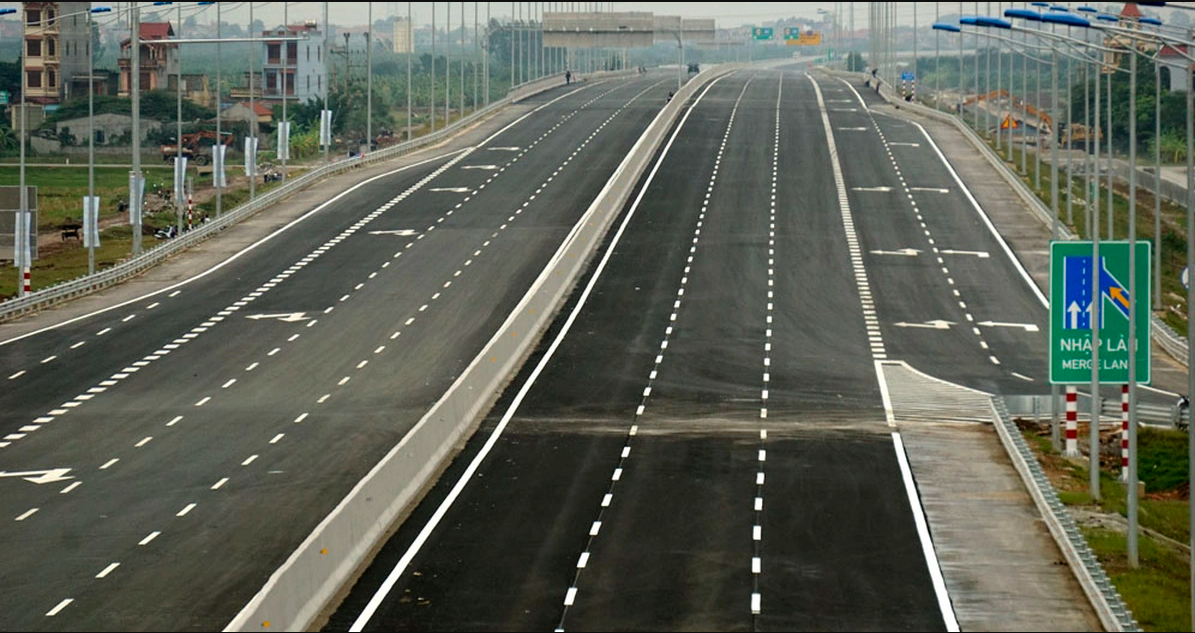
#> input picture nhan dien lan duong/i1.png, 1195 x 633 px
$ python -i main.py   (imports and definitions only)
#> lines starting #> are read from the running program, lines starting #| are printed output that depends on the picture; after the words box and inside, x2 and y2 are one past the last pixel; in counts of white or black regions, pixels touching at a corner belong together
import matplotlib.pyplot as plt
import matplotlib.image as mpimg
import numpy as np
import cv2
from moviepy.editor import VideoFileClip
import math
import os

# Global parameters

# Gaussian smoothing
kernel_size = 3

# Canny Edge Detector
low_threshold = 50
high_threshold = 150

# Region-of-interest vertices
# We want a trapezoid shape, with bottom edge at the bottom of the image
trap_bottom_width = 0.85  # width of bottom edge of trapezoid, expressed as percentage of image width
trap_top_width = 0.07  # ditto for top edge of trapezoid
trap_height = 0.4  # height of the trapezoid expressed as percentage of image height

# Hough Transform
rho = 2 # distance resolution in pixels of the Hough grid
theta = 1 * np.pi/180 # angular resolution in radians of the Hough grid
threshold = 15	 # minimum number of votes (intersections in Hough grid cell)
min_line_length = 10 #minimum number of pixels making up a line
max_line_gap = 20	# maximum gap in pixels between connectable line segments


# Helper functions
def grayscale(img):
	"""Applies the Grayscale transform
	This will return an image with only one color channel
	but NOTE: to see the returned image as grayscale
	you should call plt.imshow(gray, cmap='gray')"""
	return cv2.cvtColor(img, cv2.COLOR_BGR2GRAY)

def canny(img, low_threshold, high_threshold):
	"""Applies the Canny transform"""
	return cv2.Canny(img, low_threshold, high_threshold)

def gaussian_blur(img, kernel_size):
	"""Applies a Gaussian Noise kernel"""
	return cv2.GaussianBlur(img, (kernel_size, kernel_size), 0)

def region_of_interest(img, vertices):
	"""
	Applies an image mask.

	Only keeps the region of the image defined by the polygon
	formed from `vertices`. The rest of the image is set to black.
	"""
	#defining a blank mask to start with
	mask = np.zeros_like(img)

	#defining a 3 channel or 1 channel color to fill the mask with depending on the input image
	if len(img.shape) > 2:
		channel_count = img.shape[2]  # i.e. 3 or 4 depending on your image
		ignore_mask_color = (255,) * channel_count
	else:
		ignore_mask_color = 255

	#filling pixels inside the polygon defined by "vertices" with the fill color
	cv2.fillPoly(mask, vertices, ignore_mask_color)

	#returning the image only where mask pixels are nonzero
	masked_image = cv2.bitwise_and(img, mask)
	return masked_image

def draw_lines(img, lines, color=[255, 0, 0], thickness=10):
	"""
	NOTE: this is the function you might want to use as a starting point once you want to
	average/extrapolate the line segments you detect to map out the full
	extent of the lane (going from the result shown in raw-lines-example.mp4
	to that shown in P1_example.mp4).

	Think about things like separating line segments by their
	slope ((y2-y1)/(x2-x1)) to decide which segments are part of the left
	line vs. the right line.  Then, you can average the position of each of
	the lines and extrapolate to the top and bottom of the lane.

	This function draws `lines` with `color` and `thickness`.
	Lines are drawn on the image inplace (mutates the image).
	If you want to make the lines semi-transparent, think about combining
	this function with the weighted_img() function below
	"""
	# In case of error, don't draw the line(s)
	if lines is None:
		return
	if len(lines) == 0:
		return
	draw_right = True
	draw_left = True

	# Find slopes of all lines
	# But only care about lines where abs(slope) > slope_threshold
	slope_threshold = 0.5
	slopes = []
	new_lines = []
	for line in lines:
		x1, y1, x2, y2 = line[0]  # line = [[x1, y1, x2, y2]]

		# Calculate slope
		if x2 - x1 == 0.:  # corner case, avoiding division by 0
			slope = 999.  # practically infinite slope
		else:
			slope = (y2 - y1) / (x2 - x1)

		# Filter lines based on slope
		if abs(slope) > slope_threshold:
			slopes.append(slope)
			new_lines.append(line)

	lines = new_lines

	# Split lines into right_lines and left_lines, representing the right and left lane lines
	# Right/left lane lines must have positive/negative slope, and be on the right/left half of the image
	right_lines = []
	left_lines = []
	for i, line in enumerate(lines):
		x1, y1, x2, y2 = line[0]
		img_x_center = img.shape[1] / 2  # x coordinate of center of image
		if slopes[i] > 0 and x1 > img_x_center and x2 > img_x_center:
			right_lines.append(line)
		elif slopes[i] < 0 and x1 < img_x_center and x2 < img_x_center:
			left_lines.append(line)

	# Run linear regression to find best fit line for right and left lane lines
	# Right lane lines
	right_lines_x = []
	right_lines_y = []

	for line in right_lines:
		x1, y1, x2, y2 = line[0]

		right_lines_x.append(x1)
		right_lines_x.append(x2)

		right_lines_y.append(y1)
		right_lines_y.append(y2)

	if len(right_lines_x) > 0:
		right_m, right_b = np.polyfit(right_lines_x, right_lines_y, 1)  # y = m*x + b
	else:
		right_m, right_b = 1, 1
		draw_right = False

	# Left lane lines
	left_lines_x = []
	left_lines_y = []

	for line in left_lines:
		x1, y1, x2, y2 = line[0]

		left_lines_x.append(x1)
		left_lines_x.append(x2)

		left_lines_y.append(y1)
		left_lines_y.append(y2)

	if len(left_lines_x) > 0:
		left_m, left_b = np.polyfit(left_lines_x, left_lines_y, 1)  # y = m*x + b
	else:
		left_m, left_b = 1, 1
		draw_left = False

	# Find 2 end points for right and left lines, used for drawing the line
	# y = m*x + b --> x = (y - b)/m
	y1 = img.shape[0]
	y2 = img.shape[0] * (1 - trap_height)

	right_x1 = (y1 - right_b) / right_m
	right_x2 = (y2 - right_b) / right_m

	left_x1 = (y1 - left_b) / left_m
	left_x2 = (y2 - left_b) / left_m

	# Convert calculated end points from float to int
	y1 = int(y1)
	y2 = int(y2)
	right_x1 = int(right_x1)
	right_x2 = int(right_x2)
	left_x1 = int(left_x1)
	left_x2 = int(left_x2)

	# Draw the right and left lines on image
	if draw_right:
		cv2.line(img, (right_x1, y1), (right_x2, y2), color, thickness)
	if draw_left:
		cv2.line(img, (left_x1, y1), (left_x2, y2), color, thickness)

def hough_lines(img, rho, theta, threshold, min_line_len, max_line_gap):
	"""
	`img` should be the output of a Canny transform.

	Returns an image with hough lines drawn.
	"""
	lines = cv2.HoughLinesP(img, rho, theta, threshold, np.array([]), minLineLength=min_line_len, maxLineGap=max_line_gap)
	line_img = np.zeros((*img.shape, 3), dtype=np.uint8)  # 3-channel RGB image
	draw_lines(line_img, lines)
	return line_img

# Python 3 has support for cool math symbols.

def weighted_img(img, initial_img, α=0.8, β=1., λ=0.):
	"""
	`img` is the output of the hough_lines(), An image with lines drawn on it.
	Should be a blank image (all black) with lines drawn on it.

	`initial_img` should be the image before any processing.

	The result image is computed as follows:

	initial_img * α + img * β + λ
	NOTE: initial_img and img must be the same shape!
	"""
	return cv2.addWeighted(initial_img, α, img, β, λ)

def filter_colors(image):
	"""
	Filter the image to include only yellow and white pixels
	"""
	# Filter white pixels
	white_threshold = 200 #130
	lower_white = np.array([white_threshold, white_threshold, white_threshold])
	upper_white = np.array([255, 255, 255])
	white_mask = cv2.inRange(image, lower_white, upper_white)
	white_image = cv2.bitwise_and(image, image, mask=white_mask)

	# Filter yellow pixels
	hsv = cv2.cvtColor(image, cv2.COLOR_BGR2HSV)
	lower_yellow = np.array([90,100,100])
	upper_yellow = np.array([110,255,255])
	yellow_mask = cv2.inRange(hsv, lower_yellow, upper_yellow)
	yellow_image = cv2.bitwise_and(image, image, mask=yellow_mask)

	# Combine the two above images
	image2 = cv2.addWeighted(white_image, 1., yellow_image, 1., 0.)

	return image2

def annotate_image_array(image_in):
	""" Given an image Numpy array, return the annotated image as a Numpy array """
	# Only keep white and yellow pixels in the image, all other pixels become black
	image = filter_colors(image_in)

	# Read in and grayscale the image
	gray = grayscale(image)

	# Apply Gaussian smoothing
	blur_gray = gaussian_blur(gray, kernel_size)

	# Apply Canny Edge Detector
	edges = canny(blur_gray, low_threshold, high_threshold)

	# Create masked edges using trapezoid-shaped region-of-interest
	imshape = image.shape
	vertices = np.array([[\
		((imshape[1] * (1 - trap_bottom_width)) // 2, imshape[0]),\
		((imshape[1] * (1 - trap_top_width)) // 2, imshape[0] - imshape[0] * trap_height),\
		(imshape[1] - (imshape[1] * (1 - trap_top_width)) // 2, imshape[0] - imshape[0] * trap_height),\
		(imshape[1] - (imshape[1] * (1 - trap_bottom_width)) // 2, imshape[0])]]\
		, dtype=np.int32)
	masked_edges = region_of_interest(edges, vertices)

	# Run Hough on edge detected image
	line_image = hough_lines(masked_edges, rho, theta, threshold, min_line_length, max_line_gap)

	# Draw lane lines on the original image
	initial_image = image_in.astype('uint8')
	annotated_image = weighted_img(line_image, initial_image)

	return annotated_image

def annotate_image(input_file, output_file):
	""" Given input_file image, save annotated image to output_file """
	annotated_image = annotate_image_array(mpimg.imread(input_file))
	plt.imsave(output_file, annotated_image)

def annotate_video(input_file, output_file):
	""" Given input_file video, save annotated video to output_file """
	video = VideoFileClip(input_file)
	annotated_video = video.fl_image(annotate_image_array)
	annotated_video.write_videofile(output_file, audio=False)

# End helper functions


# Main script
# [2 lines not run here, left out]
	# [23 lines of commented-out code are left out]

>>> import cv2
>>> picture = cv2.imread('i1.png')
#> picture is the input picture: shape (633, 1195, 3); mean B, G, R 87.8, 99.4, 95
>>> result = annotate_image_array(picture)
#> in filter_colors, `white_mask = cv2.inRange(image, lower_white, upper_white)`:
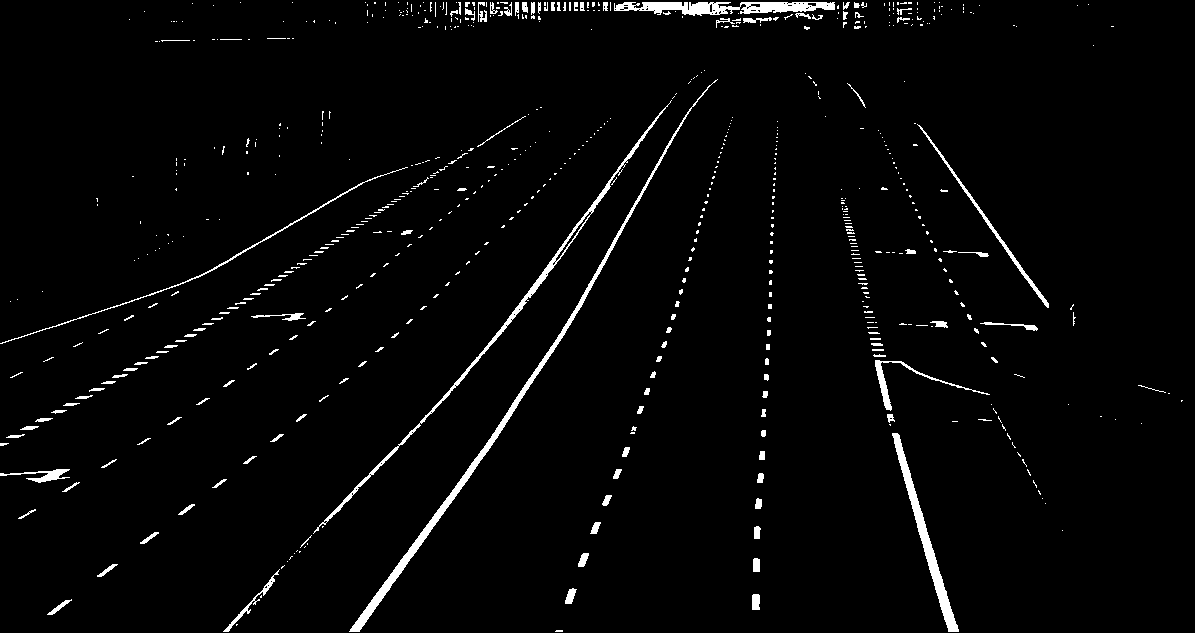
#> white_mask: shape (633, 1195); 2.6% white; 665 white regions (534 under 20 px), largest, box (x1, y1, x2, y2) and area: (349, 79, 718, 632) 3258, (313, 100, 672, 534) 2031, (614, 2, 835, 16) 1864
#> in filter_colors, `hsv = cv2.cvtColor(image, cv2.COLOR_BGR2HSV)`: hsv: shape (633, 1195, 3); mean H, S, V 44.1, 49.2, 101.6
#> in filter_colors, `yellow_mask = cv2.inRange(hsv, lower_yellow, upper_yellow)`:
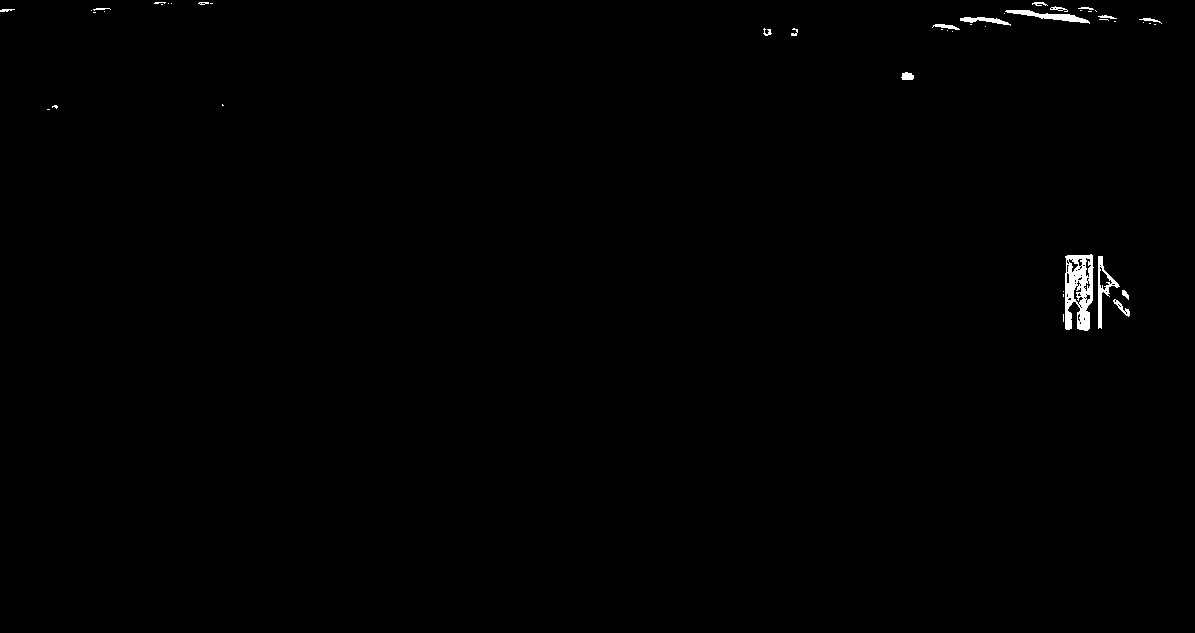
#> yellow_mask: shape (633, 1195); 0.43% white; 46 white regions (28 under 20 px), largest, box (x1, y1, x2, y2) and area: (1065, 254, 1094, 331) 1509, (1005, 10, 1090, 24) 417, (1098, 256, 1120, 329) 416
#> in canny, `return cv2.Canny(img, low_threshold, high_threshold)`: returned value: shape (633, 1195); 2.6% white in thin lines or dots
#> in region_of_interest, `cv2.fillPoly(mask, vertices, ignore_mask_color)`:
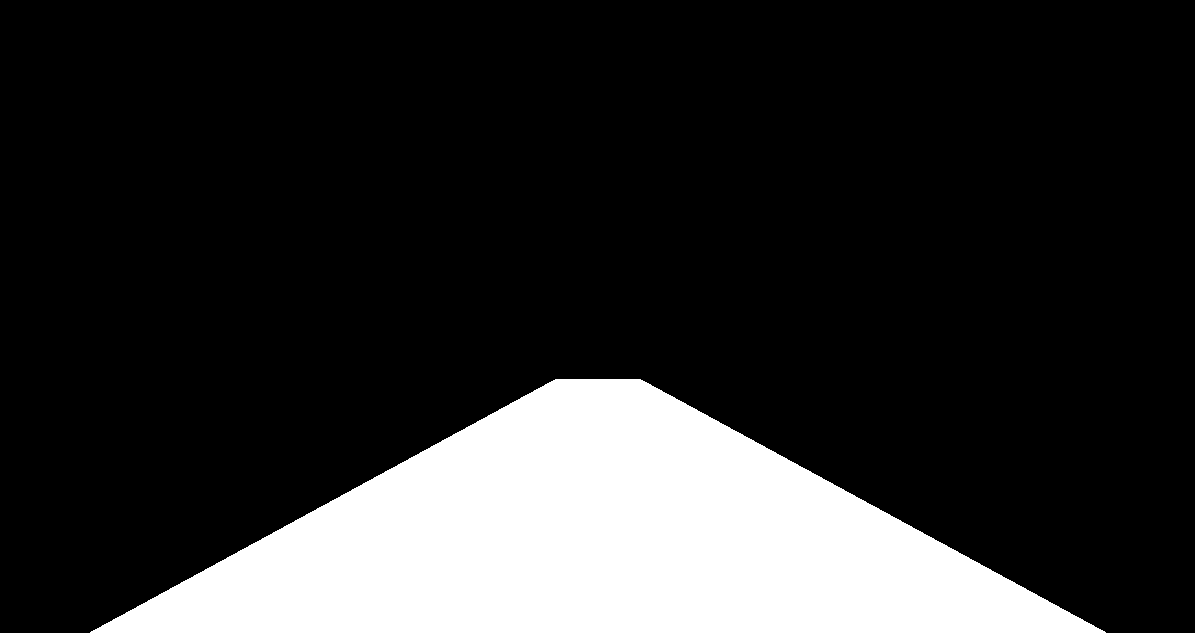
#> mask: shape (633, 1195); 18.5% white; 1 white region, box (x1, y1, x2, y2) and area: (90, 379, 1106, 633) 140166
#> in region_of_interest, `masked_image = cv2.bitwise_and(img, mask)`:
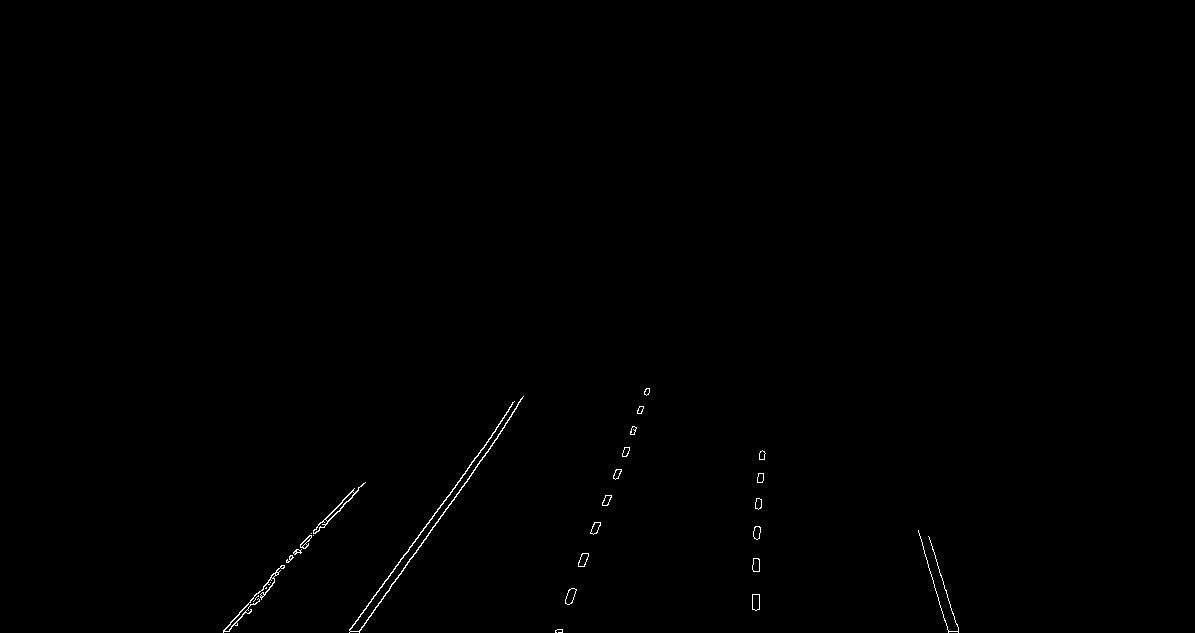
#> masked_image: shape (633, 1195); 0.28% white in thin lines or dots, all inside (x1, y1, x2, y2) = (223, 388, 959, 633)
#> in hough_lines, `lines = cv2.HoughLinesP(img, rho, theta, threshold, np.array([]), minL..`: lines = 53 rows, first 6: [390, 586, 497, 438], [349, 632, 496, 429], [223, 631, 331, 512], [299, 552, 329, 519], [349, 630, 508, 411], [300, 553, 352, 497]
#> the loop in draw_lines, `for line in lines:` made 53 passes
#> (x1, y1, x2, y2, slope) on passes 1 to 12: (390, 586, 497, 438, -1.38), (349, 632, 496, 429, -1.38), (223, 631, 331, 512, -1.1), (299, 552, 329, 519, -1.1), (349, 630, 508, 411, -1.38), (300, 553, 352, 497, -1.08), (255, 598, 354, 488, -1.11), (608, 504, 649, 392, -2.73), (358, 631, 381, 601, -1.3), (228, 631, 274, 580, -1.11), (759, 571, 759, 453, 999), (572, 602, 576, 589, -3.25)
#> after the loop in draw_lines, `for line in lines:`: new_lines = 53 items, first 6: [[390, 586, 497, 438]], [[349, 632, 496, 429]], [[223, 631, 331, 512]], [[299, 552, 329, 519]], [[349, 630, 508, 411]], [[300, 553, 352, 497]]; slopes = 53 values, max 999 at index 10, min -15 at index 37, mean 54.57
#> in draw_lines, `lines = new_lines`: lines has the same summary as new_lines
#> the loop in draw_lines, `for i, line in enumerate(lines):` made 53 passes
#> (x1, y1, x2, y2) on passes 1 to 12: (390, 586, 497, 438), (349, 632, 496, 429), (223, 631, 331, 512), (299, 552, 329, 519), (349, 630, 508, 411), (300, 553, 352, 497), (255, 598, 354, 488), (608, 504, 649, 392), (358, 631, 381, 601), (228, 631, 274, 580), (759, 571, 759, 453), (572, 602, 576, 589)
#> after the loop in draw_lines, `for i, line in enumerate(lines):`: left_lines = 33 items, first 6: [[390, 586, 497, 438]], [[349, 632, 496, 429]], [[223, 631, 331, 512]], [[299, 552, 329, 519]], [[349, 630, 508, 411]], [[300, 553, 352, 497]]; right_lines = [[[759, 571, 759, 453]], [[918, 532, 948, 632]], [[928, 536, 958, 632]], [[759, 609, 759, 594]], [[920, 537, 923, 547]], [[946, 590, 954, 618]], [[755, 571, 755, 558]]]
#> the loop in draw_lines, `for line in right_lines:` made 7 passes
#> after the loop in draw_lines, `for line in right_lines:`: right_lines_x = [759, 759, 918, 948, 928, 958, 759, 759, 920, 923, 946, 954, 755, 755]; right_lines_y = [571, 453, 532, 632, 536, 632, 609, 594, 537, 547, 590, 618, 571, 558]
#> in draw_lines, `right_m, right_b = np.polyfit(right_lines_x, right_lines_y, 1)`: right_m = 0.146; right_b = 444.6
#> the loop in draw_lines, `for line in left_lines:` made 33 passes
#> in draw_lines, `cv2.line(img, (left_x1, y1), (left_x2, y2), color, thickness)`:
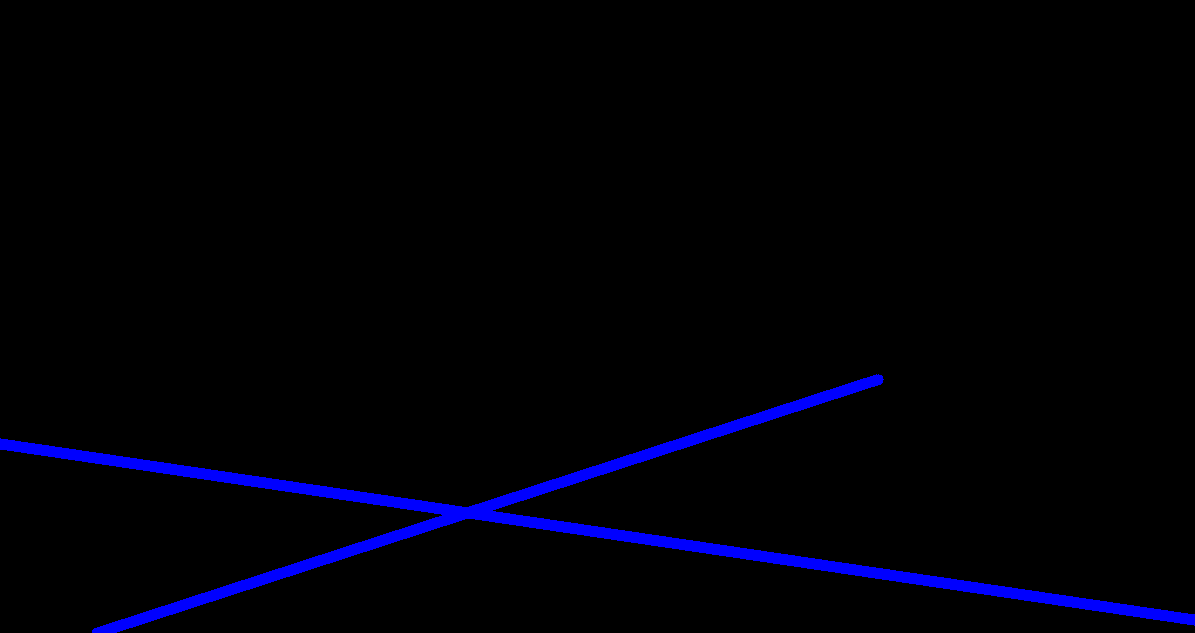
#> img: shape (633, 1195, 3); mean of channels 0, 1, 2 7.4, 0, 0; drawn as B, G, R
#> in weighted_img, `return cv2.addWeighted(initial_img, α, img, β, λ)`:
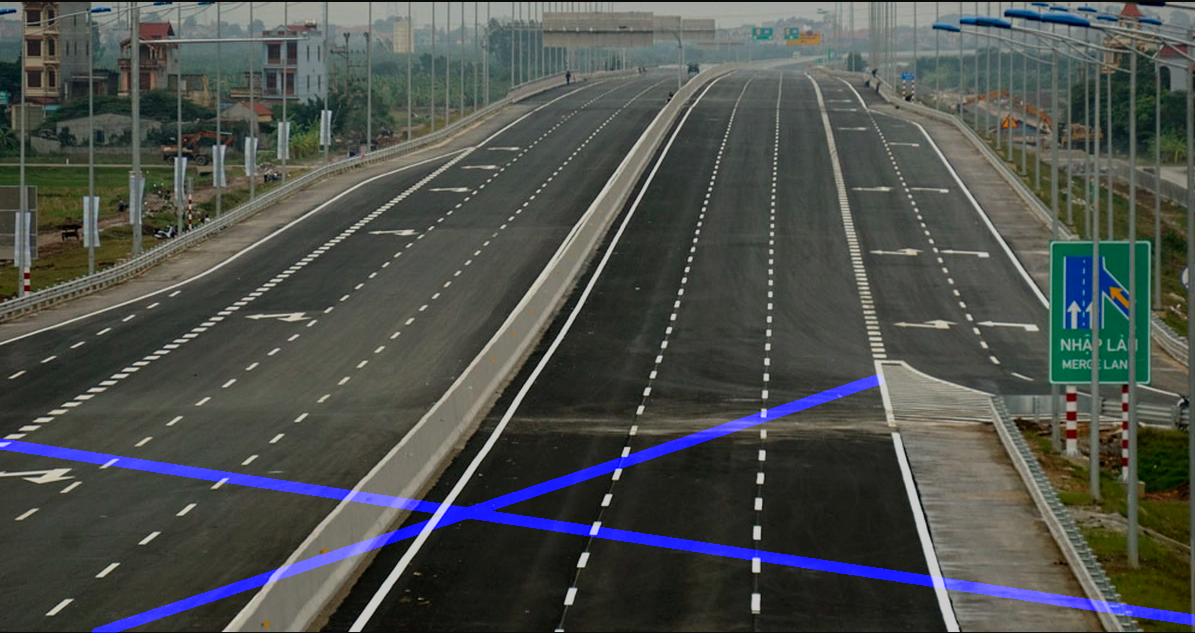
#> returned value: shape (633, 1195, 3); mean of channels 0, 1, 2 76.2, 79.5, 76; drawn as B, G, R
